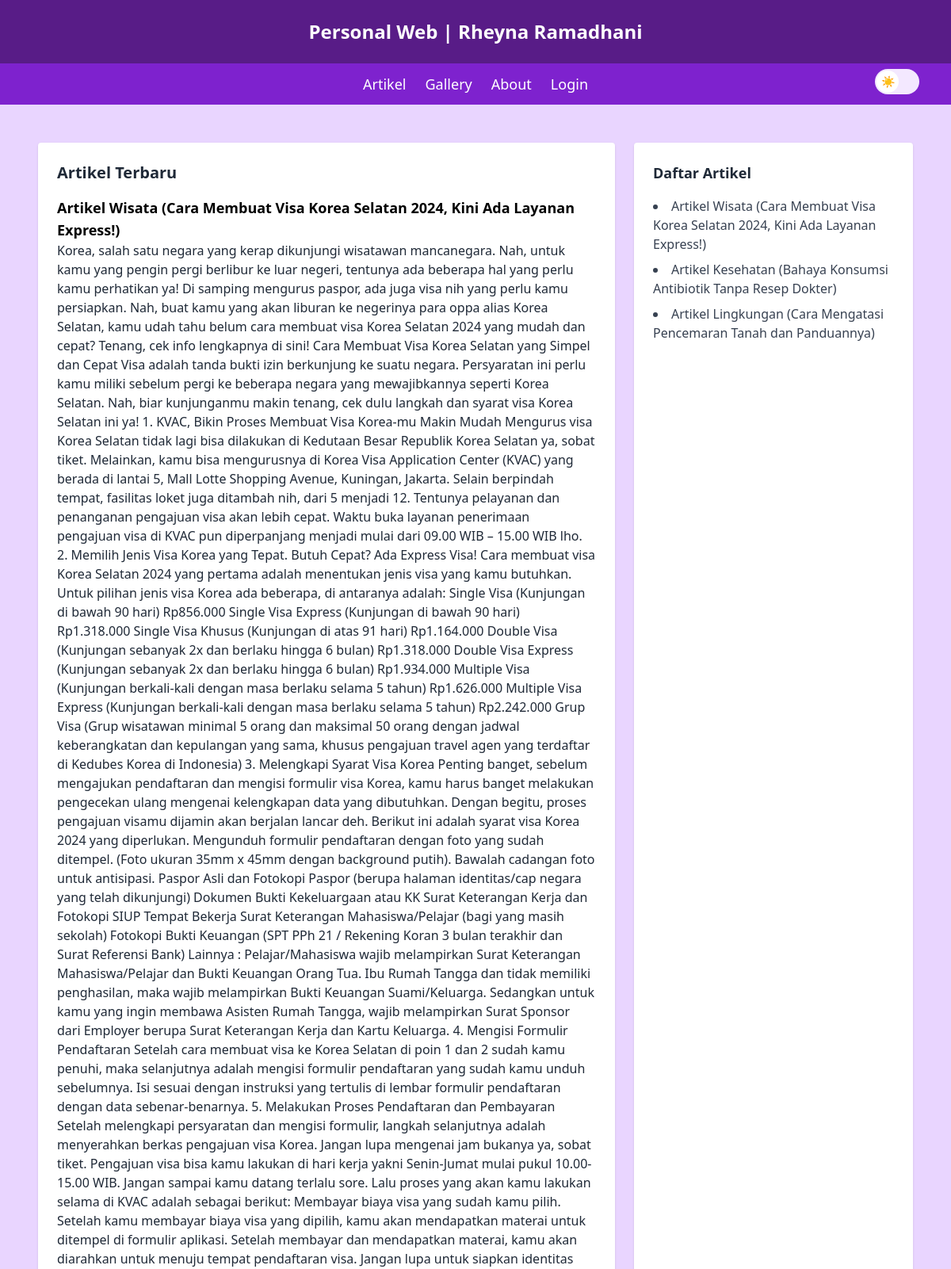
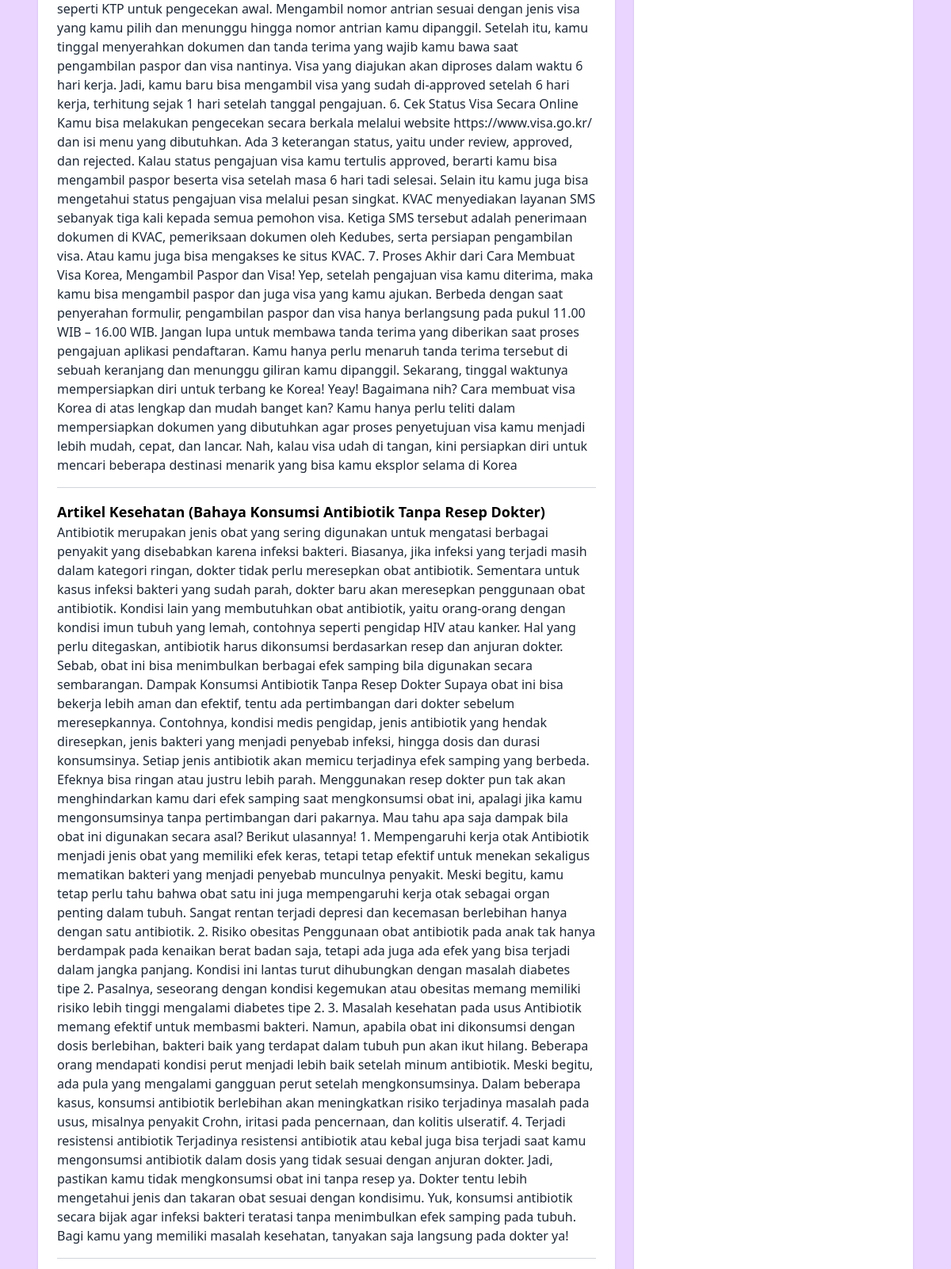
The page / (upper part) on the database its author committed (2 pictures, top to bottom).
### tables this page shows
CREATE TABLE `tbl_artikel` (
  `id_artikel` int(5) NOT NULL,
  `nama_artikel` text NOT NULL,
  `isi_artikel` text NOT NULL
);

### index.php (the view, shortened to what this page needs)
<?php include "koneksi.php"; ?>
<!DOCTYPE html>
<html lang="en">
<head>
  <script src="https://cdn.tailwindcss.com"></script>
</head>
<body class="bg-purple-200 dark:bg-gray-900 dark:text-gray-100 text-gray-800 font-sans transition-colors duration-300">
  <header class="bg-purple-900 dark:bg-gray-800 text-white text-center p-6 text-2xl font-bold">
    Personal Web | Rheyna Ramadhani
  </header>
  <nav class="bg-purple-700 dark:bg-gray-700 text-white py-3">
    <div class="relative max-w-6xl mx-auto flex justify-center items-center">
      <ul class="flex space-x-6 font-medium text-lg">
        <li><a href="index.php" class="hover:underline">Artikel</a></li>
        <li><a href="gallery.php" class="hover:underline">Gallery</a></li>
        <li><a href="about.php" class="hover:underline">About</a></li>
        <li><a href="admin/login.php" class="hover:underline">Login</a></li>
      </ul>
      <div class="absolute right-4">
        <label class="relative inline-flex items-center cursor-pointer">
          <div id="switchIcon" class="absolute top-0.5 left-0.5 w-7 h-7 rounded-full
                      bg-white flex items-center justify-center text-sm
                      transition-all duration-300 peer-checked:translate-x-6">
            <span id="icon" class="text-gray-500">☀️</span>
          </div>
        </label>
      </div>
    </div>
  </nav>
  <main class="max-w-6xl mx-auto p-6 grid grid-cols-1 md:grid-cols-3 gap-6 mt-6">
    <section class="md:col-span-2 bg-white dark:bg-gray-800 p-6 rounded shadow">
      <h2 class="text-xl font-bold mb-4">Artikel Terbaru</h2>
      <div class="space-y-4">
        <?php
        $sql = "SELECT * FROM tbl_artikel ORDER BY id_artikel DESC";
        $query = mysqli_query($db, $sql);
        while ($data = mysqli_fetch_array($query)) {
          echo "<div class='border-b border-gray-300 dark:border-gray-600 pb-4'>";
          echo "<h3 class='text-lg font-semibold text-black dark:text-white'>" . htmlspecialchars($data['nama_artikel']) . "</h3>";
          echo "<p>" . htmlspecialchars($data['isi_artikel']) . "</p>";
          echo "</div>";
        }
        ?>
      </div>
    </section>
    <aside class="bg-white dark:bg-gray-800 p-6 rounded shadow">
      <h2 class="text-lg font-bold mb-4">Daftar Artikel</h2>
      <ul class="space-y-2 list-disc list-inside text-gray-700 dark:text-gray-300">
        <?php
        $sql = "SELECT * FROM tbl_artikel ORDER BY id_artikel DESC";
        $query = mysqli_query($db, $sql);
        while ($data = mysqli_fetch_array($query)) {
          echo "<li>" . htmlspecialchars($data['nama_artikel']) . "</li>";
        }
        ?>
      </ul>
    </aside>
  </main>
</body>
</html>

### rows shown on the page
tbl_artikel: nama_artikel "Artikel Wisata (Cara Membuat Visa Korea Selatan 2024, Kini Ada Layanan Express!)", isi_artikel "Korea, salah satu negara yang kerap dikunjungi wisatawan mancanegara. Nah, untuk kamu yang pengin pergi berlibur ke luar negeri, tentunya ada beberapa hal yang perlu kamu perhatikan ya! Di samping mengurus paspor, ada juga visa nih yang perlu kamu persiapkan. Nah, buat kamu yang akan liburan ke negerinya para oppa alias Korea Selatan, kamu udah tahu belum cara membuat visa Korea Selatan 2024 yang mudah dan cepat? Tenang, cek info lengkapnya di sini! Cara Membuat Visa Korea Selatan yang Simpel dan Cepat Visa adalah tanda bukti izin berkunjung ke suatu negara. Persyaratan ini perlu kamu miliki sebelum pergi ke beberapa negara yang mewajibkannya seperti Korea Selatan. Nah, biar kunjunganmu…"
tbl_artikel: nama_artikel "Artikel Kesehatan (Bahaya Konsumsi Antibiotik Tanpa Resep Dokter)", isi_artikel "Antibiotik merupakan jenis obat yang sering digunakan untuk mengatasi berbagai penyakit yang disebabkan karena infeksi bakteri. Biasanya, jika infeksi yang terjadi masih dalam kategori ringan, dokter tidak perlu meresepkan obat antibiotik. Sementara untuk kasus infeksi bakteri yang sudah parah, dokter baru akan meresepkan penggunaan obat antibiotik. Kondisi lain yang membutuhkan obat antibiotik, yaitu orang-orang dengan kondisi imun tubuh yang lemah, contohnya seperti pengidap HIV atau kanker. Hal yang perlu ditegaskan, antibiotik harus dikonsumsi berdasarkan resep dan anjuran dokter. Sebab, obat ini bisa menimbulkan berbagai efek samping bila digunakan secara sembarangan. Dampak Konsumsi…"
tbl_artikel: nama_artikel "Artikel Lingkungan (Cara Mengatasi Pencemaran Tanah dan Panduannya)"
